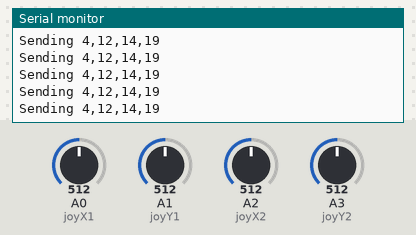
Bench run of a sketch on a simulated Arduino Uno, built with avr-gcc and run on an emulated ATmega328P. Shown: the last lines printed to the serial monitor. Inputs (shaded band) come from the test bench; at power-on: A0 (joyX1) = 512, A1 (joyY1) = 512, A2 (joyX2) = 512, A3 (joyY2) = 512. No radio packets arrive unless stated.

Above: at 1.2 s.
1.3 s: A0 (joyX1) set to 716
At 1.62 s:
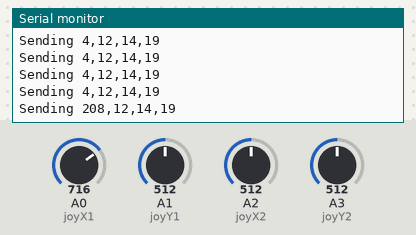
2.8 s: A1 (joyY1) set to 716
At 2.89 s:
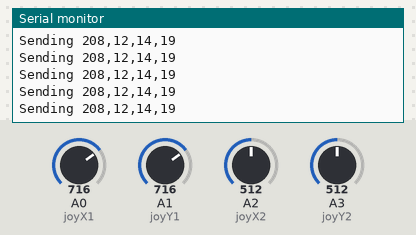
4.3 s: A2 (joyX2) set to 716
At 4.3 s:
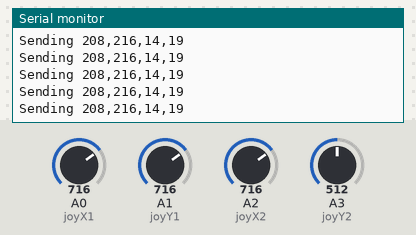
7.3 s: A3 (joyY2) set to 716
At 7.41 s:
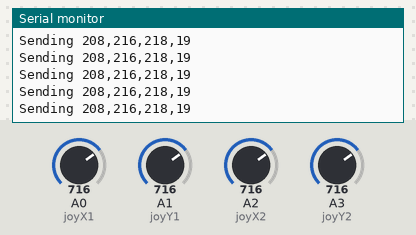
8.8 s: A0 (joyX1) set to 992
At 8.82 s:
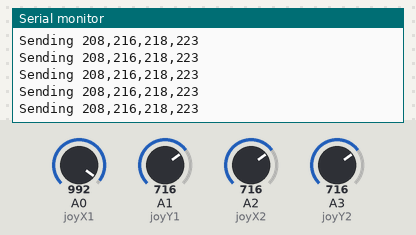
10.3 s: A1 (joyY1) set to 992
At 10.38 s:
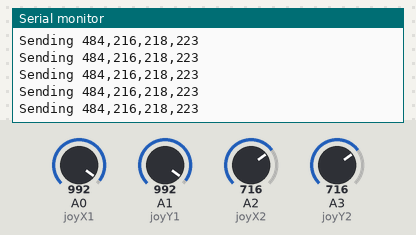
Timing chart, 0 to 12.8 s (numbered marks = the images above; inputs shaded):
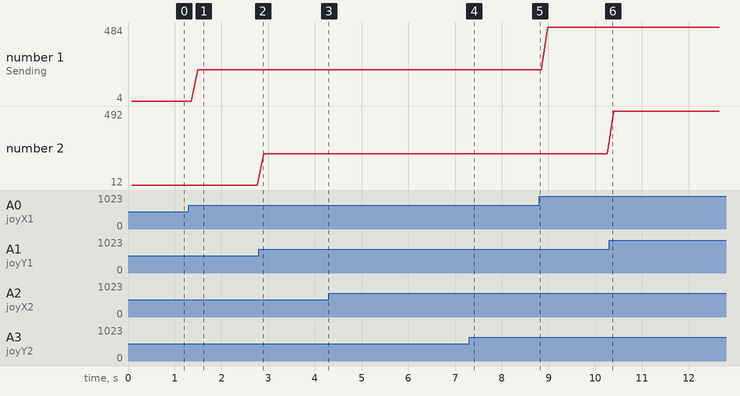

Measured:
- after the input at 1.3 s, the serial monitor: prints a new line after 0.19 s (image 1)
- plotted number 1: 4 → 208 after the input at 1.3 s, 208 → 484 after the input at 8.8 s
- plotted number 2: 12 → 216 after the input at 2.8 s, 216 → 492 after the input at 10.3 s

The sketch:

transmitter.ino
```cpp
#include <SPI.h>
#include <Wire.h>
#include <LoRa.h>

int joyX1 = A0;
int joyY1 = A1;
int joyX2 = A2;
int joyY2 = A3;

int joyValX1;
int joyValY1;
int joyValX2;
int joyValY2;

String outgoing;

byte msgCount = 0;
byte localAddress = 0xBB;
byte destination = 0xFF;

unsigned long lastDataSentTime = 0;
const unsigned long timeoutPeriod = 5000;

void setup() {
  Serial.begin(9600);

  if (!LoRa.begin(433E6)) {
    Serial.println("LoRa init failed. Check your connections. Resetting...");
    delay(25);
    asm volatile("  jmp 0");
  }

  Serial.println("LoRa init succeeded.");
}

void loop() {
  joyValX1 = analogRead(joyX1);
  joyValY1 = analogRead(joyY1);
  joyValX2 = analogRead(joyX2);
  joyValY2 = analogRead(joyY2);

  // Subtract 500 from both X and Y values
  joyValX1 -= 508;
  joyValY1 -= 500;
  joyValX2 -= 498;
  joyValY2 -= 493;

  // Construct the message with modified values
  outgoing = String(joyValX1) + "," + String(joyValY1) + "," + String(joyValX2) + "," + String(joyValY2);

  // Send the message
  sendMessage(outgoing);
  Serial.println("Sending " + outgoing);

  // Reset the timer for data transmission
  lastDataSentTime = millis();

  delay(80);

  // Check for timeout and reset the Arduino if needed
  if (millis() - lastDataSentTime > timeoutPeriod) {
    Serial.println("No data sent for a while. Resetting...");
    delay(25);
    asm volatile("  jmp 0");
  }
}

void sendMessage(String outgoing) {
  LoRa.beginPacket();
  LoRa.write(destination);
  LoRa.write(localAddress);
  LoRa.write(msgCount);
  LoRa.write(outgoing.length());

  for (int i = 0; i < outgoing.length(); i++) {
    LoRa.write(outgoing[i]);
  }

  LoRa.endPacket();
  msgCount++;
}
```
